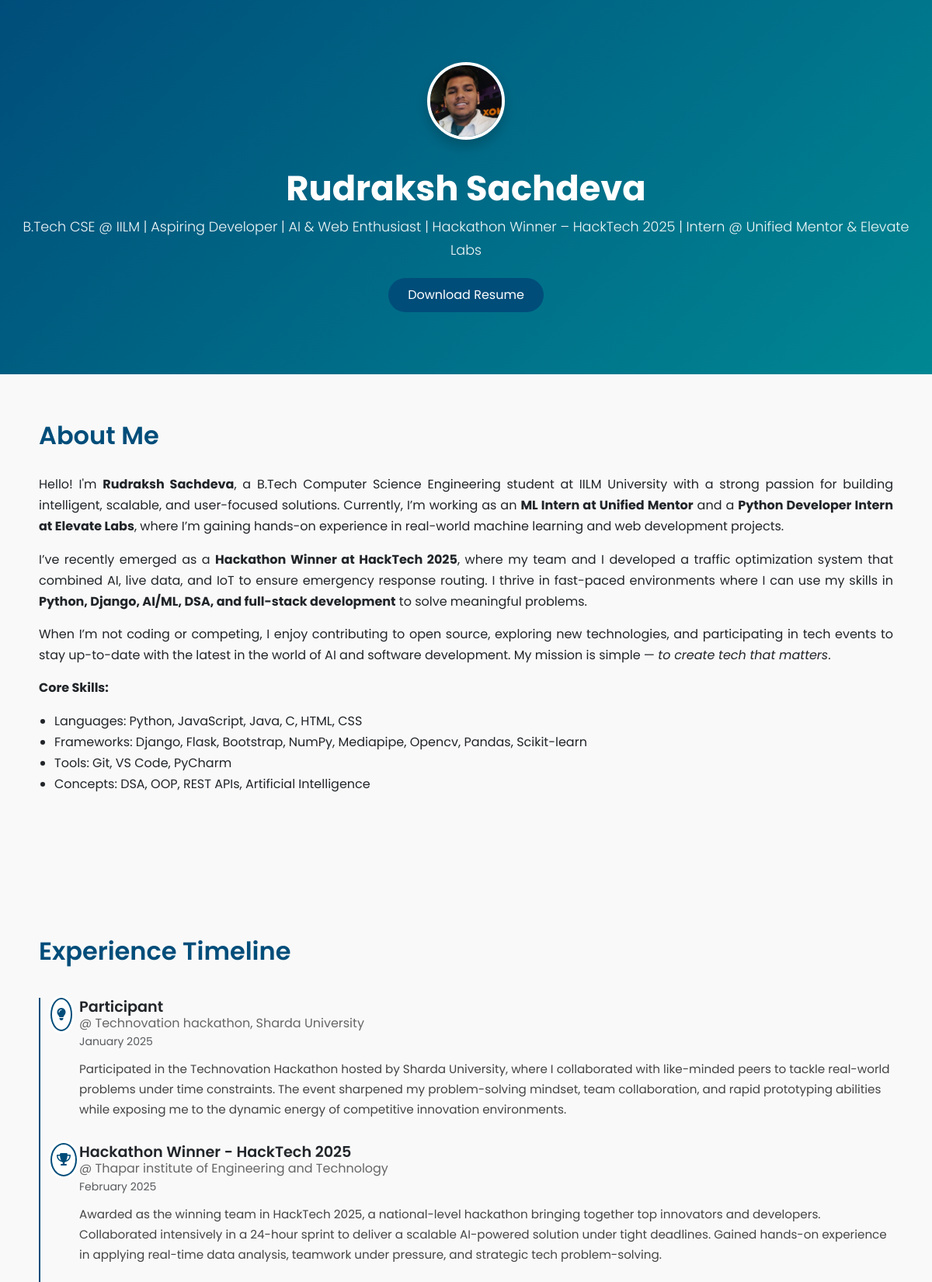
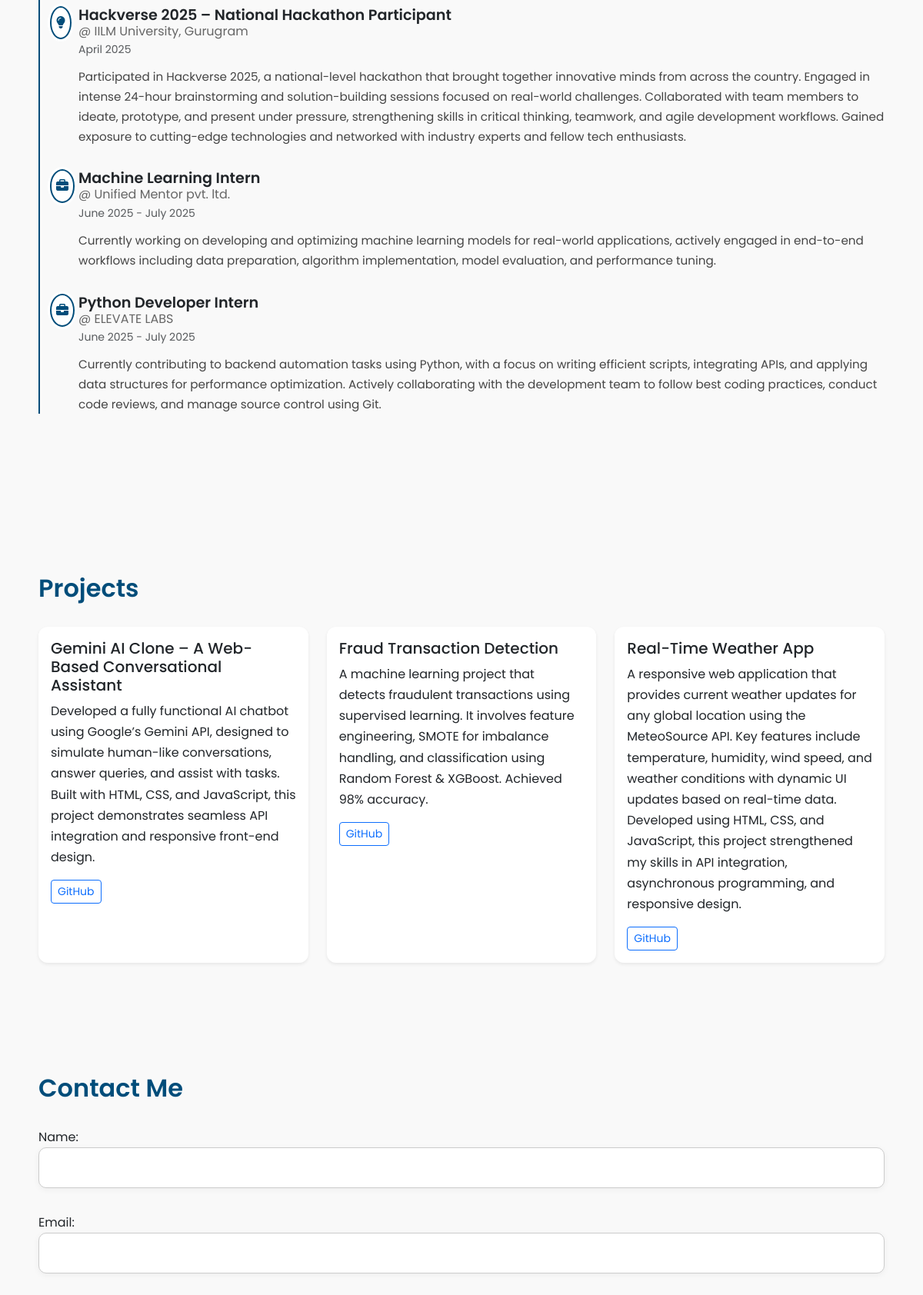
The page / (upper part) on the database its author committed (2 pictures, top to bottom).
### ResumeWebsite/models.py (models this page shows, shortened)
class Experience(models.Model):
    role = models.CharField(max_length=100)
    company = models.CharField(max_length=100)
    duration = models.CharField(max_length=50)
    description = models.TextField()
    icon = models.CharField(max_length=100, default='briefcase') # FontAwesome icon class for the experience
    order = models.PositiveIntegerField(default=0) # To control the order of experiences in the frontend
    class Meta: # Meta class is used to define metadata for the model
        ordering = ['order'] # This will order the experiences by the 'order' field in ascending order

class Project(models.Model):
    title = models.CharField(max_length=100)
    description = models.TextField()
    github_link = models.URLField()
    image = models.ImageField(upload_to='projects/', blank=True, null=True)

### ResumeWebsite/views.py (the view, shortened to what this page needs)
# urls.py: path('', views.HomePage, name='home')
def HomePage(request):
    Projects = Project.objects.all() # Fetching out all the projects from the database
    experience = Experience.objects.all() # Fetching out all the experiences from the database
    form = ContactMessageForm() # Initializing the contact form
    return render(
        request,  'index.html',
        {
            'Projects': Projects,  # Passing the projects to the template
            'experience': experience,  # Passing the experience to the template
            'form': form,  # Passing the contact form to the template
        }
    )

### ResumeWebsite/forms.py
class ContactMessageForm(forms.ModelForm):
    class Meta:
        model = ContactMessage
        fields = ['name', 'email', 'message']

### templates/index.html (shortened to what this page needs)
{% load static %}
<!DOCTYPE html>
<html lang="en">
<head>
  <link href="https://cdn.jsdelivr.net/npm/bootstrap@5.3.7/dist/css/bootstrap.min.css" rel="stylesheet">
  <link rel="stylesheet" href="{% static 'css/style.css' %}">
  <link rel="stylesheet" href="https://cdnjs.cloudflare.com/ajax/libs/font-awesome/6.4.0/css/all.min.css">
</head>
<body>
<header class="hero text-white text-center">
  <img src="{% static 'images/logo.jpeg' %}" class="rounded-circle mb-3" width="100" height="100" alt="Logo">
  <h1>Rudraksh Sachdeva</h1>
  <p class="lead">B.Tech CSE @ IILM | Aspiring Developer | AI & Web Enthusiast | Hackathon Winner – HackTech 2025 | Intern @ Unified Mentor & Elevate Labs</p>
  <a href="{% static 'files/resume.pdf' %}" class="btn btn-custom">Download Resume</a>
</header>
<div class="container px-3">
  <section id="about" class="mb-5 animate-fade-up">
    <h2 class="animate-slide-left">About Me</h2>
    <p class="animate-fade-up">
      Hello! I'm <strong>Rudraksh Sachdeva</strong>, a B.Tech Computer Science Engineering student at IILM University with a strong passion for building intelligent, scalable, and user-focused solutions. Currently, I’m working as an <strong>ML Intern at Unified Mentor</strong> and a <strong>Python Developer Intern at Elevate Labs</strong>, where I’m gaining hands-on experience in real-world machine learning and web development projects.
    </p>
    <p>
      I’ve recently emerged as a <strong>Hackathon Winner at HackTech 2025</strong>, where my team and I developed a traffic optimization system that combined AI, live data, and IoT to ensure emergency response routing. I thrive in fast-paced environments where I can use my skills in <strong>Python, Django, AI/ML, DSA, and full-stack development</strong> to solve meaningful problems.
    </p>
    <p>
      When I’m not coding or competing, I enjoy contributing to open source, exploring new technologies, and participating in tech events to stay up-to-date with the latest in the world of AI and software development. My mission is simple — <em>to create tech that matters</em>.
    </p>
    <p><strong>Core Skills:</strong></p>
    <ul>
      <li>Languages: Python, JavaScript, Java, C, HTML, CSS</li>
      <li>Frameworks: Django, Flask, Bootstrap, NumPy, Mediapipe, Opencv, Pandas, Scikit-learn</li>
      <li>Tools: Git, VS Code, PyCharm</li>
      <li>Concepts: DSA, OOP, REST APIs, Artificial Intelligence</li>
    </ul>
  </section>
  <section id="experience" class="mb-5">
  <h2>Experience Timeline</h2>
  <div class="timeline">
    {% for exp in experience %}
    <div class="timeline-item">
      <div class="timeline-icon"><i class="fas fa-{{ exp.icon }}"></i></div>
      <div class="timeline-content">
        <h4>{{ exp.role }} <span>@ {{ exp.company }}</span></h4>
        <small class="text-muted">{{ exp.duration }}</small>
        <p>{{ exp.description }}</p>
      </div>
    </div>
    {% endfor %}
  </div>
</section>
  <section id="projects" class="animate-fade-up">
    <h2 class="animate-slide-right">Projects</h2>
    <div class="row">
      {% for project in Projects %}
      <div class="col-md-4 mb-4 animate-fade-up">
        <div class="card h-100 shadow-sm">
          <div class="card-body">
            <h5 class="card-title">{{ project.title }}</h5>
            <p class="card-text">{{ project.description }}</p>
            <a href="{{ project.github_link }}" target="_blank" class="btn btn-sm btn-outline-primary">GitHub</a>
          </div>
        </div>
      </div>
      {% endfor %}
    </div>
  </section>
  <section id="contact">
    <h2>Contact Me</h2>
    <form method="POST" class="mt-3">
      {{ form.as_p }}
    </form>
  </section>
</div>
</body>
</html>

### static/css/style.css (style rules this page uses)
:root { --primary: #004d7a; --secondary: #6c757d; --accent: #008793; --bg: #f9f9f9; --text: #212529; --white: #ffffff; --transition: all 0.4s ease-in-out; }
* { margin: 0; padding: 0; box-sizing: border-box; scroll-behavior: smooth; }
body { font-family: 'Poppins', sans-serif; background-color: var(--bg); color: var(--text); line-height: 1.7; overflow-x: hidden; }
a { text-decoration: none; color: var(--primary); transition: var(--transition); }
.hero { background: linear-gradient(135deg, var(--primary), var(--accent)); padding: 80px 20px; color: var(--white); text-align: center; animation: fadeUp 1s ease-in-out; }
.hero img { border: 4px solid var(--white); border-radius: 50%; box-shadow: 0 8px 16px rgba(0, 0, 0, 0.2); transition: var(--transition); }
.hero h1 { font-size: 2.8rem; font-weight: 700; margin-top: 20px; }
.hero .lead { font-size: 1.1rem; margin-bottom: 20px; opacity: 0.95; }
.btn-custom { background-color: var(--primary); color: var(--white); border: none; padding: 10px 25px; font-size: 1rem; border-radius: 25px; transition: var(--transition); position: relative; overflow: hidden; }
section { padding: 60px 0; margin: 0 auto; max-width: 1100px; scroll-margin-top: 100px; animation: fadeUp 1s ease-in-out; }
h2 { font-size: 2rem; font-weight: 600; color: var(--primary); margin-bottom: 30px; animation: fadeUp 1s ease-in-out; }
#about p, #about ul { font-size: 1rem; margin-bottom: 15px; text-align: justify; }
#about ul { list-style-type: disc; padding-left: 20px; margin-top: 10px; }
.timeline { position: relative; margin: 40px 0; padding-left: 30px; border-left: 2px solid var(--primary); animation: fadeUp 1s ease; }
.timeline-item { position: relative; margin-bottom: 30px; animation: fadeUp 1s ease-in-out; }
.timeline-icon { position: absolute; left: -17px; top: 0; background-color: var(--white); border: 2px solid var(--primary); border-radius: 50%; padding: 6px; color: var(--primary); font-size: 1rem; box-shadow: 0 0 0 3px #fff; }
.timeline-content { padding-left: 20px; }
.timeline-content h4 { margin: 0; font-size: 1.2rem; font-weight: 600; }
.timeline-content h4 span { font-weight: 400; font-size: 1rem; color: #666; display: block; }
.timeline-content p { margin: 10px 0 0; color: #444; font-size: 0.95rem; }
#projects .card { border: none; border-radius: 12px; overflow: hidden; transition: var(--transition); box-shadow: 0 8px 24px rgba(0, 0, 0, 0.08); }
form input, form textarea { width: 100%; padding: 12px; margin-bottom: 15px; border: 1px solid #ccc; border-radius: 10px; background: #fff; box-shadow: 0 2px 8px rgba(0, 0, 0, 0.05); transition: var(--transition); }
.animate-fade-up { animation: fadeUp 1s ease forwards; }
.animate-slide-left { animation: slideLeft 1s ease forwards; }
.animate-slide-right { animation: slideRight 1s ease forwards; }

### rows shown on the page
Experience: role "Participant", company "Technovation hackathon, Sharda University", duration "January 2025", description "Participated in the Technovation Hackathon hosted by Sharda University, where I collaborated with like-minded peers to tackle real-world problems under time constraints. The event sharpened my problem-solving mindset, team collaboration, and rapid prototyping abilities while exposing me to the dynamic energy of competitive innovation environments."
Experience: role "Hackathon Winner - HackTech 2025", company "Thapar institute of Engineering and Technology", duration "February 2025", description "Awarded as the winning team in HackTech 2025, a national-level hackathon bringing together top innovators and developers. Collaborated intensively in a 24-hour sprint to deliver a scalable AI-powered solution under tight deadlines. Gained hands-on experience in applying real-time data analysis, teamwork under pressure, and strategic tech problem-solving."
Experience: role "Hackverse 2025 – National Hackathon Participant", company "IILM University, Gurugram", duration "April 2025", description "Participated in Hackverse 2025, a national-level hackathon that brought together innovative minds from across the country. Engaged in intense 24-hour brainstorming and solution-building sessions focused on real-world challenges. Collaborated with team members to ideate, prototype, and present under pressure, strengthening skills in critical thinking, teamwork, and agile development workflows. Gained exposure to cutting-edge technologies and networked with industry experts and fellow tech enthusiasts."
Experience: role "Machine Learning Intern", company "Unified Mentor pvt. ltd.", duration "June 2025 - July 2025", description "Currently working on developing and optimizing machine learning models for real-world applications, actively engaged in end-to-end workflows including data preparation, algorithm implementation, model evaluation, and performance tuning."
Experience: role "Python Developer Intern", company "ELEVATE LABS", duration "June 2025 - July 2025", description "Currently contributing to backend automation tasks using Python, with a focus on writing efficient scripts, integrating APIs, and applying data structures for performance optimization. Actively collaborating with the development team to follow best coding practices, conduct code reviews, and manage source control using Git."
Project: title "Gemini AI Clone – A Web-Based Conversational Assistant", description "Developed a fully functional AI chatbot using Google’s Gemini API, designed to simulate human-like conversations, answer queries, and assist with tasks. Built with HTML, CSS, and JavaScript, this project demonstrates seamless API integration and responsive front-end design."
Project: title "Fraud Transaction Detection", description "A machine learning project that detects fraudulent transactions using supervised learning. It involves feature engineering, SMOTE for imbalance handling, and classification using Random Forest & XGBoost. Achieved 98% accuracy."
Project: title "Real-Time Weather App", description "A responsive web application that provides current weather updates for any global location using the MeteoSource API. Key features include temperature, humidity, wind speed, and weather conditions with dynamic UI updates based on real-time data. Developed using HTML, CSS, and JavaScript, this project strengthened my skills in API integration, asynchronous programming, and responsive design."
